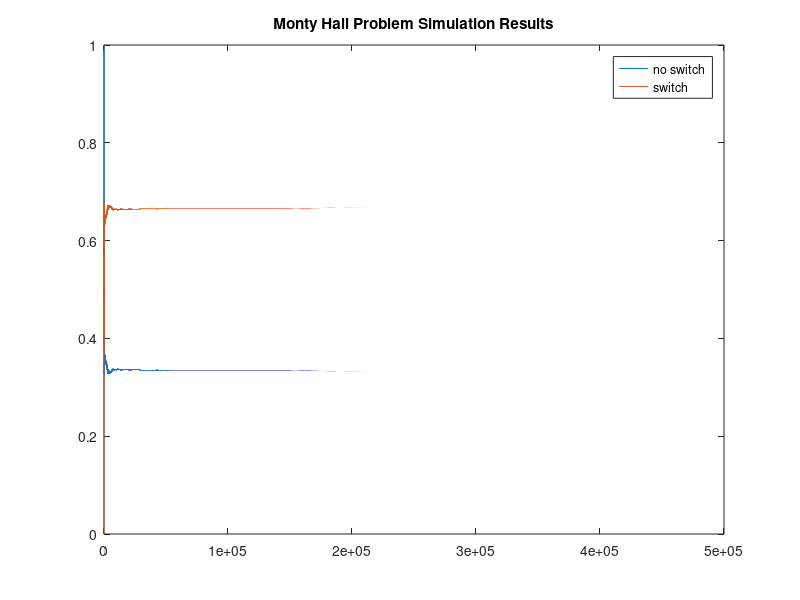
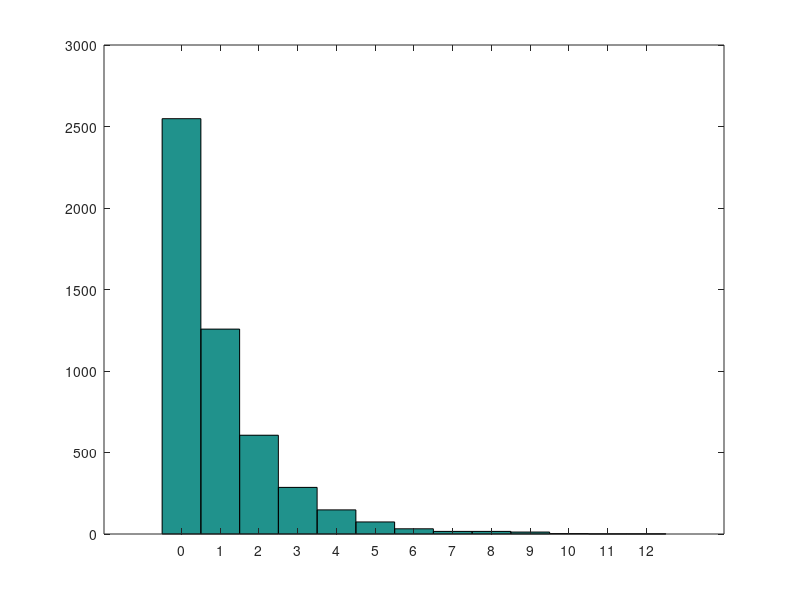
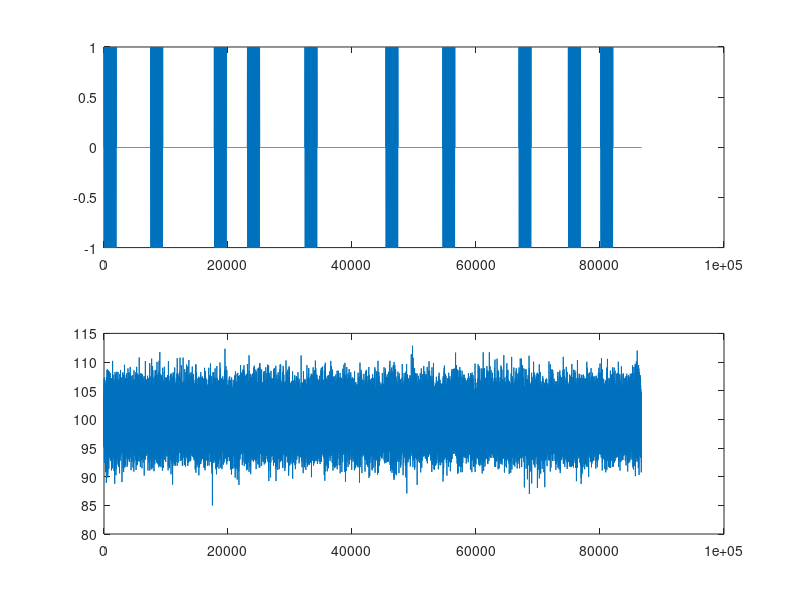
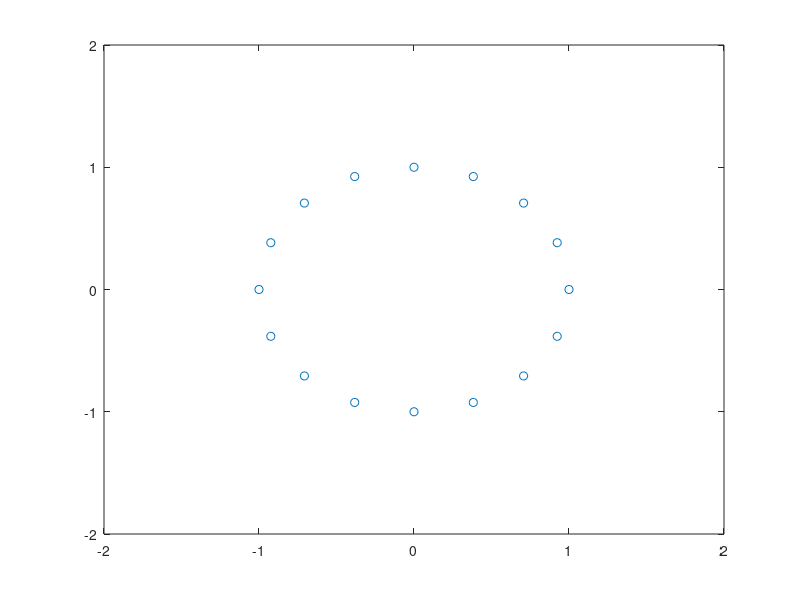

Source code (MATLAB) for these figures, in order: (Note: this script raises an error after producing the figures.)
%% INTRODUCTION TO STOCHASTICITY

% Electrical engineers often use MATLAB to simulate random process, and the
% reason that it is so popular is that a lot of problems in EE are
% stochastic problems. What happens when there's random noise in a channel,
% what is the probability of corrupting a signal to the point that it
% cannot be recovered? 

% Today, we are going to explore the idea of randomness with case studies.
% We are first going to show simple examples of stochastic processes, and
% will conclude with a more elaborate exploration of stochasticity in
% communication channels

%% EXAMPLE 1 : MONTY HALL 
% The classic monty hall problem -- do you switch the door or not. The
% correct answer is you always switch. But why?? Let's find out

% Let's do a simulation to experimentally see the results, let's say there
% are two contestants, the first contestant never switch, the second
% contestant switches. 

% There are different ways to do it. The laziest way to do it is to first
% assume that the contestants always chooses door 1. That way, if the prize
% is behind door 1, the first contestant wins, but if the prize not behind
% door 1.
N = 500000;
prize_door = unidrnd(3,1,N);
result = zeros(2,N);
result(1, prize_door == 1) = 1;
result(2, prize_door ~= 1) = 1;
win_rate = cumsum(result , 2);
x = 1:1:N;
win_rate = win_rate ./ [x;x];

%% Plotting the results of example 1
figure;
plot(x, win_rate(1,:), 'DisplayName','no switch');
hold on;
plot(x, win_rate(2,:), 'DisplayName', 'switch');
legend('show');
title('Monty Hall Problem Simulation Results')
hold off;
%% EXAMPLE 2 : CASINO

% A casino offers a game in which a fair coin is tossed repeatedly until
% the first heads comes up, for a total of k+1 tosses. The casino will pay
% out 2^k dollars

% Let's see how much money you are going to get if you play the game
N = 5000;
num_tosses = zeros(1,N);
for i = 1:N
   res = randi([0,1]);
   while (res ~= 0)
      num_tosses(i) = num_tosses(i) + 1;
      res = randi([0,1]);
   end
end
figure;
hist(num_tosses, unique(num_tosses))

% Okay, now what if instead, the casino cuts off the payout
Pmax = 1:0.1:44;
Pmax = 2.^(Pmax);
payout = ceil(log2(Pmax))./2 + Pmax ./(2.^(ceil(log2(Pmax))));
figure;
plot(Pmax, payout);
title('Expected payout at different payout cutoffs');

%% Radar/Signal Detection Example
%% Generating theoretical signal.
t1 = linspace(0,1,1000);
t = linspace(0,2,2000);
s1 = sin(50*t1 + 300*t1.^2);
s2 = fliplr(s1);
s = [s1 s2];
plot(t,s)
%% Generating the actual signal
N = floor(exprnd(10000,1,10));
sentSignal = [];
for n = N
    sentSignal = [sentSignal s zeros(1,n)];
end
receivedSignal = sentSignal + 3*randn(size(sentSignal)) + 100;
subplot(211)
plot(sentSignal)
subplot(212)
plot(receivedSignal)
%% Finding our signal in the noise
x = conv(receivedSignal,fliplr(s),'valid');
figure
plot(x)

%% QAM Example
%% Set up constellation
n = 16;
z = exp((0:n-1)/n*2*pi*1j);
plot(z,'o')
axis([-2 2 -2 2])
%% Generate random signal (with apriori)
apriori = [0.05 0.20 0.25 0.5]; %Pick aprioris
cmf = [0 cumsum(apriori)];
r = rand(10000,1);
p = zeros(size(r));
accum = 0;
n = 0;
for n = 2:length(cmf)
    p(cmf(n-1) <= r & r < cmf(n)) = n-1;
end
%% Confirm our generation method worked
var = 0.3;
realSignal = z(p) + sqrt(var/2)*randn(size(z(p))) + ...
                    1j*sqrt(var/2)*randn(size(z(p)));
histogram(p,'Normalization','probability')
figure,histogram(p)
figure,plot(realSignal,'.'), hold on
axis([-2 2 -2 2])
%% Decision making (ML)
plot([-2,2],[-2,2],[-2 2],[2 -2],'r')
d = (realSignal - z.');
[~,D] = min(abs(d));
c = p(:) - D(:);
fractionWrong = sum(c ~= 0) / length(p)
%% Decision making (MAP)
d = (realSignal - z.');
[~,D] = max(normpdf(abs(d),0,sqrt(var)).*apriori.');
c = p(:) - D(:);
fractionWrong = sum(c ~= 0) / length(p)



